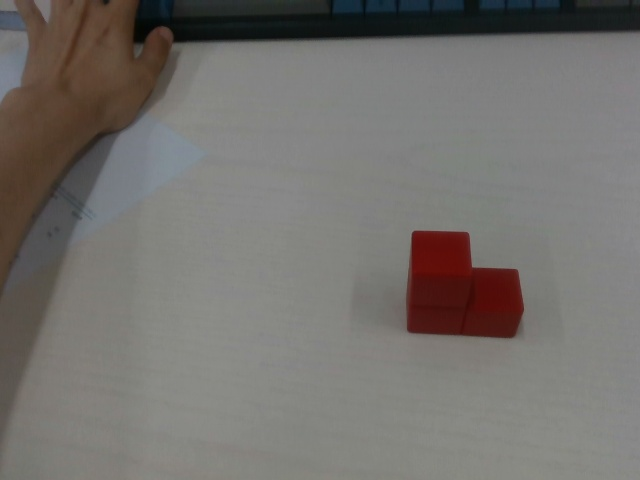
//> input picture matching_algorithm/build/dataset/image_RGB.jpg, 640 x 480 px
$ ./DisplayImage ../build/dataset/image_RGB.jpg   (built with g++ and OpenCV 4)
//> lines starting //> are read from the running program, lines starting //| are printed output that depends on the picture; after the words box and inside, x2 and y2 are one past the last pixel; in counts of white or black regions, pixels touching at a corner belong together
#include "opencv2/highgui/highgui.hpp"
#include "opencv2/imgproc/imgproc.hpp"
#include <iostream>
#include <stdio.h>
#include <stdlib.h>

using namespace cv;
using namespace std;


cv::RotatedRect getBoundingRectPCA( cv::Mat& binaryImg );

/** @function main */
int main( int argc, char** argv )
{
  /// Load source image and convert it to gray
  Mat src = imread( argv[1], 0 );
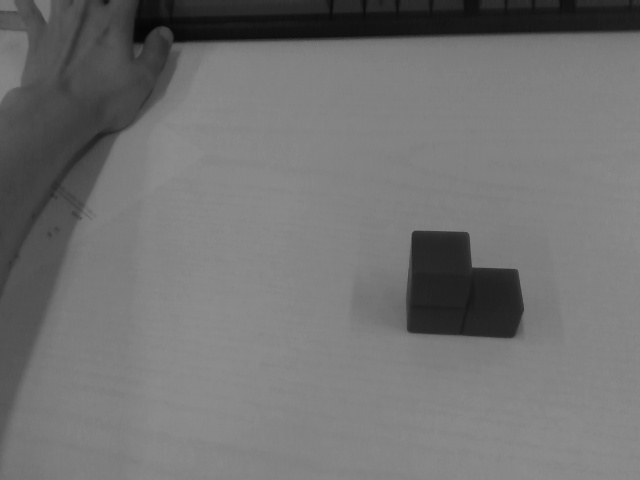
//> src: 480 rows x 640 cols, CV_8UC1; min 4, max 141, mean 113.7

  namedWindow( "original image", CV_WINDOW_AUTOSIZE );
  imshow("original image", src);

  cv::RotatedRect boundRect = getBoundingRectPCA( src );

  Mat drawing = src.clone();
  // contour
    // rotated rectangle
  Point2f rect_points[4]; boundRect.points( rect_points );
  for( int j = 0; j < 4; j++ )
    line( drawing, rect_points[j], rect_points[(j+1)%4], 255, 1, 8 );

  namedWindow( "Contours", CV_WINDOW_AUTOSIZE );
  imshow( "Contours", drawing );
  waitKey(0);

  return(0);
}


cv::RotatedRect getBoundingRectPCA( cv::Mat& binaryImg ) {
cv::RotatedRect result;

//1. convert to matrix that contains point coordinates as column vectors
int count = cv::countNonZero(binaryImg);
//> count = 307200
if (count == 0) {
    std::cout << "getBoundingRectPCA() encountered 0 pixels in binary image!" << std::endl;
    return cv::RotatedRect();
}

cv::Mat data(2, count, CV_32FC1);
int dataColumnIndex = 0;
for (int row = 0; row < binaryImg.rows; row++) {
    for (int col = 0; col < binaryImg.cols; col++) {
        if (binaryImg.at<unsigned char>(row, col) != 0) {
            data.at<float>(0, dataColumnIndex) = (float) col; //x coordinate
            data.at<float>(1, dataColumnIndex) = (float) (binaryImg.rows - row); //y coordinate, such that y axis goes up
            ++dataColumnIndex;
        }
    }
}
//> this loop made 480 passes
//> dataColumnIndex on passes 1 to 3: 640, 1280, 1920
//> after the loop, dataColumnIndex = 307200

//2. perform PCA
const int maxComponents = 1;
cv::PCA pca(data, cv::Mat() /*mean*/, CV_PCA_DATA_AS_COL, maxComponents);
//result is contained in pca.eigenvectors (as row vectors)
//std::cout << pca.eigenvectors << std::endl;

//3. get angle of principal axis
float dx = pca.eigenvectors.at<float>(0, 0);
//> dx = 1
float dy = pca.eigenvectors.at<float>(0, 1);
//> dy = 0
float angle = atan2f(dy, dx)  / (float)CV_PI*180.0f;
//> angle = 0

//find the bounding rectangle with the given angle, by rotating the contour around the mean so that it is up-right
//easily finding the bounding box then
cv::Point2f center(pca.mean.at<float>(0,0), binaryImg.rows - pca.mean.at<float>(1,0));
//> center = Point(319.5, 239.5)
cv::Mat rotationMatrix = cv::getRotationMatrix2D(center, -angle, 1);
//> rotationMatrix = [[1, 0, 0], [0, 1, 0]]
cv::Mat rotationMatrixInverse = cv::getRotationMatrix2D(center, angle, 1);
//> rotationMatrixInverse = [[1, 0, 0], [0, 1, 0]]

std::vector<std::vector<cv::Point> > contours;
vector<Vec4i> hierarchy;
cv::findContours(binaryImg, contours, hierarchy, CV_RETR_TREE, CV_CHAIN_APPROX_SIMPLE, Point(0, 0) );
//> contours = 1 contour; box (x1, y1, x2, y2) and area: (0, 0, 640, 480) 306081

vector<Point> contour;
if (contours.size() != 1) {

    int max_num = 0;
    int max_index = 0;

    for(int i = 0; i < contours.size(); i++)
    {
        if(contours[i].size() > max_num)
           { max_num = contours[i].size(); max_index = i;}
    }
    contour = contours[max_index];
}

//turn vector of points into matrix (with points as column vectors, with a 3rd row full of 1's, i.e. points are converted to extended coords)
cv::Mat contourMat(3, contour.size(), CV_64FC1);
double* row0 = contourMat.ptr<double>(0);
double* row1 = contourMat.ptr<double>(1);
double* row2 = contourMat.ptr<double>(2);
for (int i = 0; i < (int) contours[0].size(); i++) {
//> (the run ends here: the program crashes, at `row0[i] = (double) (contours[0])[i].x;`)
